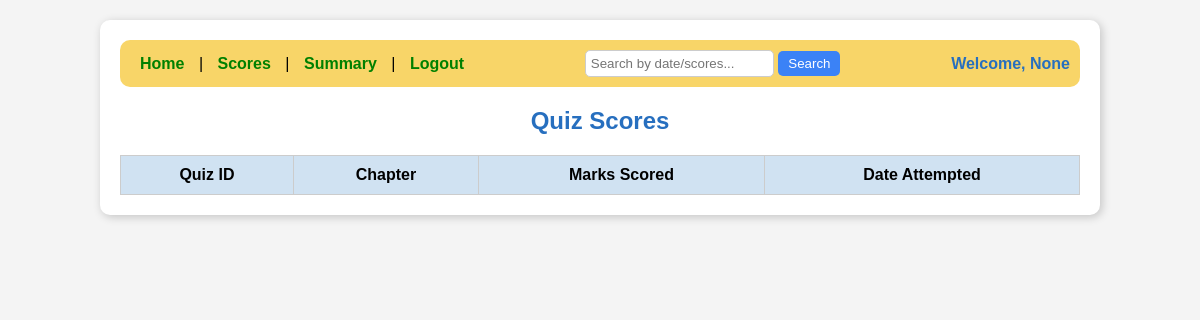
The app's page /scores (signed in), older data.
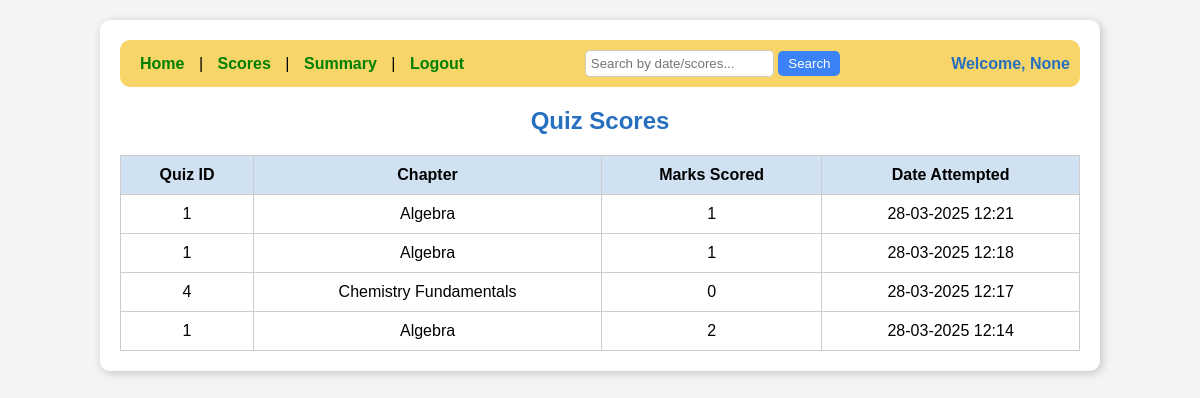
The same page, newer data.
### app.py (models this page shows, shortened)
class Score(db.Model):
    id = db.Column(db.Integer, primary_key=True)
    quiz_id = db.Column(db.Integer, db.ForeignKey('quiz.id'), nullable=False)
    user_id = db.Column(db.Integer, db.ForeignKey('user.id'), nullable=False)
    time_stamp_of_attempt = db.Column(db.DateTime, nullable=False)
    total_scored = db.Column(db.Integer, nullable=False)
    quiz = db.relationship('Quiz', backref=db.backref('scores', lazy=True))
    user = db.relationship('User', backref=db.backref('scores', lazy=True))

class Chapter(db.Model):
    id = db.Column(db.Integer, primary_key=True)
    subject_id = db.Column(db.Integer, db.ForeignKey('subject.id'), nullable=False)
    name = db.Column(db.String(200), nullable=False)
    description = db.Column(db.Text, nullable=True)
    subject = db.relationship('Subject', backref=db.backref('chapters', lazy=True))

### app.py (the view)
@app.route('/scores')
def view_scores():
    if 'user_id' not in session:
        flash('Please log in to continue.', 'danger')
        return redirect(url_for('login'))
    user_id = session['user_id']
    scores = db.session.query(
        Score.quiz_id, Score.total_scored, Score.time_stamp_of_attempt,
        Chapter.name.label('chapter_name')
    ).join(Quiz, Score.quiz_id == Quiz.id)\
     .join(Chapter, Quiz.chapter_id == Chapter.id)\
     .filter(Score.user_id == user_id)\
     .order_by(Score.time_stamp_of_attempt.desc())\
     .all()
    return render_template('score.html', scores=scores, user_name=session.get('user_name'))

### templates/score.html (shortened to what this page needs)
<!DOCTYPE html>
<html lang="en">
<head>
    <link rel="stylesheet" href="{{ url_for('static', filename='scores.css') }}">
</head>
<body>
    <div class="dashboard">
        <nav class="navbar">
            <div class="nav-links">
                <a href="#">Home</a> |
                <a href="#">Scores</a> |
                <a href="#">Summary</a> |
                <a href="{{ url_for('logout') }}">Logout</a>
            </div>
            <div class="search-bar">
                <input type="text" id="search-input" placeholder="Search by date/scores...">
                <button onclick="filterScores()">Search</button>
            </div>
            <div class="user">Welcome, {{ user_name }}</div>
        </nav>
        <div class="content">
            <h2>Quiz Scores</h2>
            <table class="scores-table">
                <thead>
                    <tr>
                        <th>Quiz ID</th>
                        <th>Chapter</th>
                        <th>Marks Scored</th>
                        <th>Date Attempted</th>
                    </tr>
                </thead>
                <tbody id="scores-body">
                    {% for score in scores %}
                    <tr>
                        <td>{{ score.quiz_id }}</td>
                        <td>{{ score.chapter_name }}</td>
                        <td>{{ score.total_scored }}</td>
                        <td>{{ score.time_stamp_of_attempt.strftime('%d-%m-%Y %H:%M') }}</td>
                    </tr>
                    {% endfor %}
                </tbody>
            </table>
        </div>
    </div>
</body>
</html>

### static/scores.css (style rules this page uses)
body { font-family: Arial, sans-serif; background-color: #f4f4f4; margin: 0; padding: 0; }
.dashboard { width: 80%; margin: 20px auto; background: white; padding: 20px; border-radius: 10px; box-shadow: 2px 2px 10px rgba(0, 0, 0, 0.2); }
.navbar { display: flex; justify-content: space-between; align-items: center; background: #f8d568; padding: 10px; border-radius: 10px; }
.nav-links a { text-decoration: none; color: green; font-weight: bold; margin: 0 10px; }
.search-bar input { padding: 5px; border-radius: 5px; border: 1px solid #ccc; }
.search-bar button { padding: 5px 10px; border: none; background: #3b82f6; color: white; cursor: pointer; border-radius: 5px; }
.user { font-weight: bold; color: #276fbf; }
.content { text-align: center; margin-top: 20px; }
h2 { color: #276fbf; }
.scores-table { width: 100%; border-collapse: collapse; margin-top: 15px; }
.scores-table th, .scores-table td { border: 1px solid #ccc; padding: 10px; text-align: center; }
.scores-table th { background: #d0e2f2; font-weight: bold; }

Row changes from the older to the newer data that the page shows:
added Score: quiz_id "1", chapter_name "Algebra", total_scored "1", time_stamp_of_attempt "28-03-2025 12:21"
added Score: quiz_id "1", chapter_name "Algebra", total_scored "1", time_stamp_of_attempt "28-03-2025 12:18"
added Score: quiz_id "4", chapter_name "Chemistry Fundamentals", total_scored "0", time_stamp_of_attempt "28-03-2025 12:17"
added Score: quiz_id "1", chapter_name "Algebra", total_scored "2", time_stamp_of_attempt "28-03-2025 12:14"
